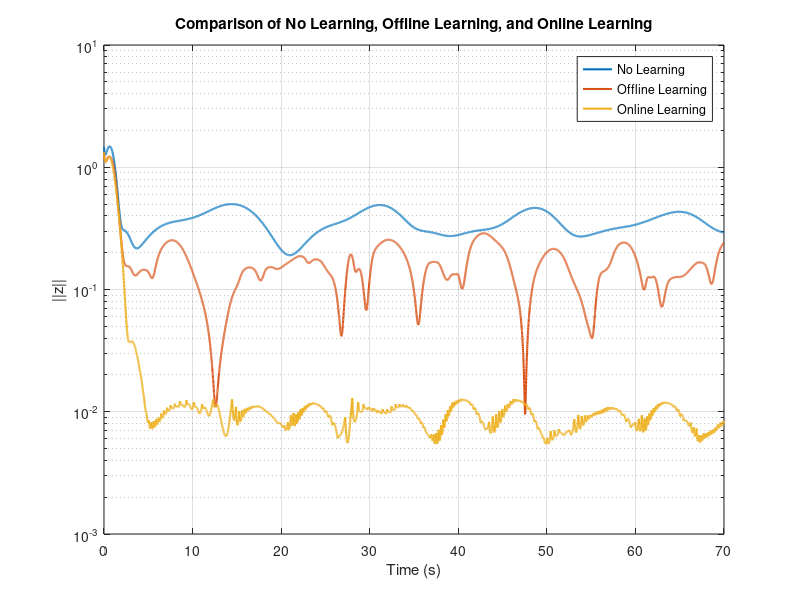

Write MATLAB code to recreate this figure.
clc; clear;
close all;

%% Load results
no = load('result_no_learning.mat');
off = load('result_offline_learning.mat');
on = load('result_event_triggered_learning.mat');

%% Plot comparison
figure;

semilogy(no.t_vec, no.z_true_norm_set, 'LineWidth', 1.5);
hold on;
semilogy(off.t_vec, off.z_true_norm_set, 'LineWidth', 1.5);
semilogy(on.t_vec, on.z_true_norm_set, 'LineWidth', 1.5);

xlabel('Time (s)');
ylabel('||z||');
title('Comparison of No Learning, Offline Learning, and Online Learning');

legend('No Learning', 'Offline Learning', 'Online Learning');

grid on;
hold off;
